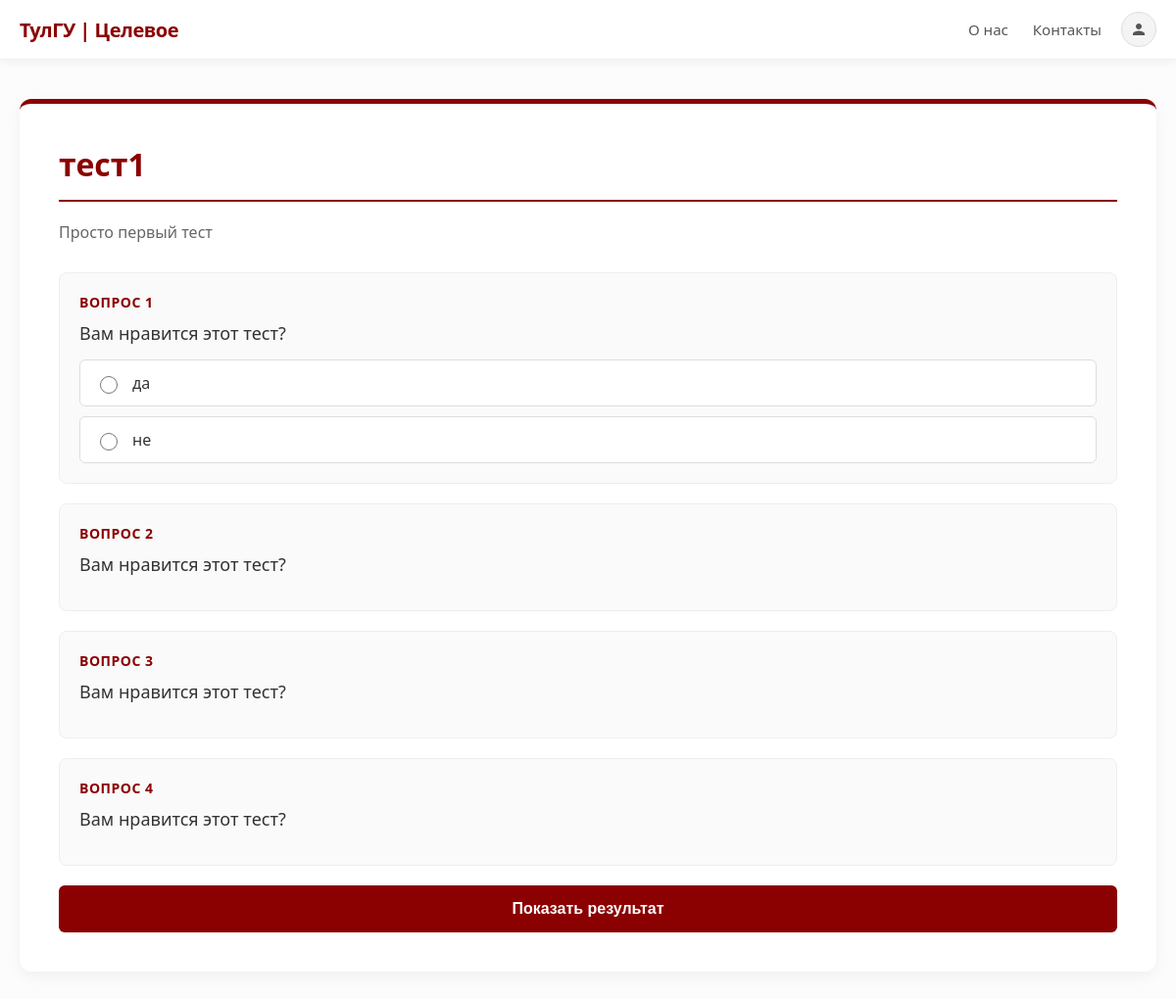
Before: /proftests/test1/ with the older database file.
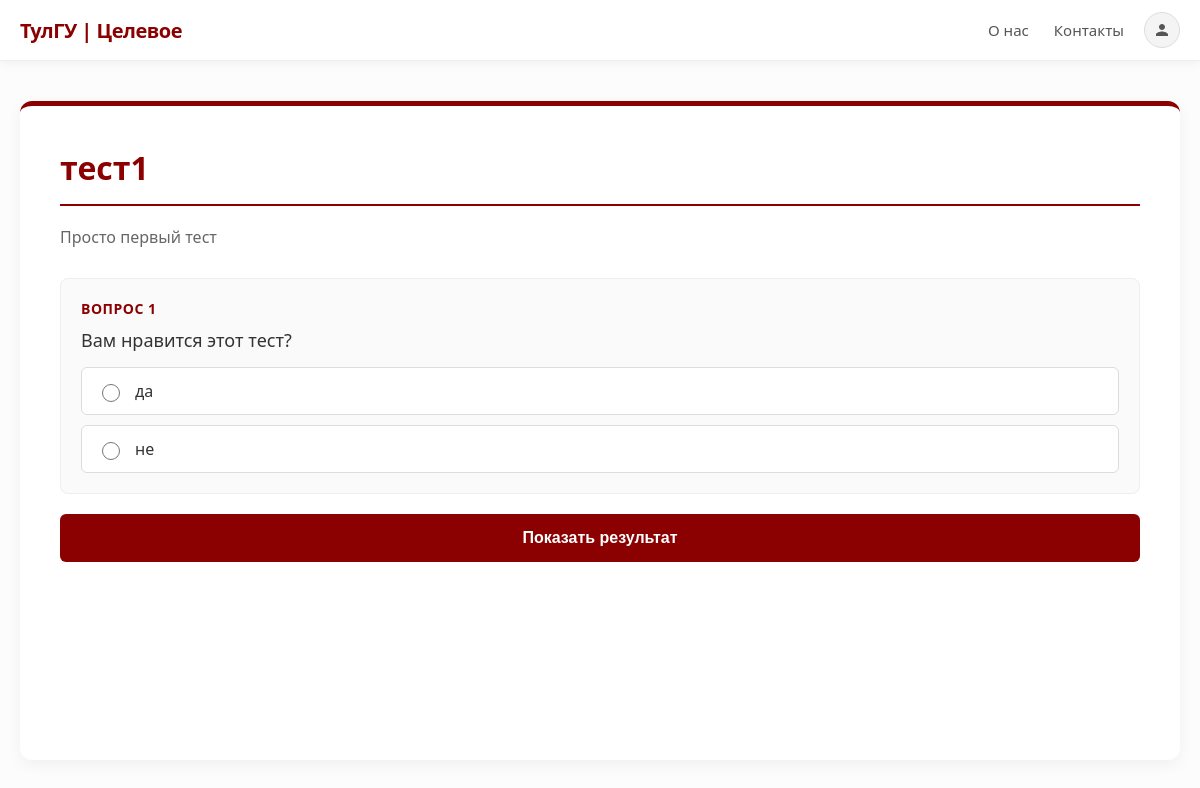
After: the same page with the newer database file.
### proftests/models.py (models this page shows, shortened)
class Test(models.Model):
    title = models.CharField('Название', max_length=200)
    slug = models.SlugField('URL', unique=True)
    description = models.TextField('Описание', blank=True)
    is_active = models.BooleanField('Активен', default=True)
    created_at = models.DateTimeField('Создан', auto_now_add=True)
    class Meta:
        verbose_name = 'Тест'
        verbose_name_plural = 'Тесты'

class Question(models.Model):
    test = models.ForeignKey(
        Test,
        on_delete=models.CASCADE,
        related_name='questions',
        verbose_name='Тест',
    )
    text = models.TextField('Текст вопроса')
    order = models.PositiveIntegerField('Порядок', default=0)
    class Meta:
        verbose_name = 'Вопрос'
        verbose_name_plural = 'Вопросы'
        ordering = ['order']

class AnswerOption(models.Model):
    question = models.ForeignKey(
        Question,
        on_delete=models.CASCADE,
        related_name='options',
        verbose_name='Вопрос',
    )
    text = models.CharField('Текст варианта', max_length=300)
    order = models.PositiveIntegerField('Порядок', default=0)
    class Meta:
        verbose_name = 'Вариант ответа'
        verbose_name_plural = 'Варианты ответов'
        ordering = ['order']

### proftests/views.py (the view, shortened to what this page needs)
# urls.py: path('<slug:slug>/', views.test_detail, name='test_detail'),
def test_detail(request, slug):
    test = get_object_or_404(Test, slug=slug, is_active=True)
    questions = test.questions.prefetch_related('options')
    result = None
    return render(request, 'proftests/test_detail.html', {
        'test': test,
        'questions': questions,
        'result': result,
    })

### proftests/templates/proftests/test_detail.html (shortened to what this page needs)
{% extends 'base.html' %}
{% block content %}
<div class="container" style="padding: 40px;">
    <h1 style="color: #8b0000; margin-top: 0; border-bottom: 2px solid #8b0000; padding-bottom: 15px; margin-bottom: 20px;">{{ test.title }}</h1>
    {% if test.description %}
    <div style="color: #666; margin-bottom: 30px; font-size: 16px;">{{ test.description }}</div>
    {% endif %}
    {% if result %}
        <h2 class="result-title">Ваши результаты</h2>
        <div style="color: #666; margin-bottom: 30px;">Направления, которые лучше всего подходят вам по ответам</div>
        <div style="margin-top: 20px;">
            {% for item in result %}
            <div class="result-row">
                <span class="result-name">{{ item.direction.name }}</span>
                <div class="result-bar">
                    <div class="result-bar-fill" data-percent="{{ item.percent }}"></div>
                </div>
                <span class="result-score">{{ item.score }} б.</span>
            </div>
            {% endfor %}
        </div>
        <div class="result-note">
            <span class="note-title">Что делать дальше</span>
            <p>Откройте карточки направлений на главной странице — там подробно описаны
            целевые места, проходные баллы и условия договора. Результат теста
            носит рекомендательный характер и не заменяет собственный выбор.</p>
        </div>
        <a href="{% url 'test_detail' test.slug %}" class="submit-btn result-again">Пройти тест заново</a>
    {% else %}
        <form method="post" class="test-form">
            {% for question in questions %}
            <div class="question-card">
                <div class="question-number">Вопрос {{ forloop.counter }}</div>
                <p class="question-text">{{ question.text }}</p>
                <div class="answers">
                    {% for option in question.options.all %}
                    <label class="answer-option">
                        <input type="radio" name="q{{ question.id }}" value="{{ option.id }}" required>
                        <span>{{ option.text }}</span>
                    </label>
                    {% endfor %}
                </div>
            </div>
            {% endfor %}
            <button type="submit" class="submit-btn">Показать результат</button>
        </form>
    {% endif %}
</div>
{% endblock %}

### main/templates/base.html (shortened to what this page needs)
<!DOCTYPE html>
<html lang="ru">
<head>
</head>
<body>
    <header class="site-header">
        <div class="header-container">
            <a href="/dashboard/" class="logo">ТулГУ | Целевое</a>
            <div class="header-right-group">
                <ul class="nav-menu">
                    <li><a href="/about/">О нас</a></li>
                    <li><a href="/contacts/">Контакты</a></li>
                </ul>
                {% if request.session.user_id %}
                    <a href="/profile/" class="profile-icon" title="Мой профиль">
                        <svg viewBox="0 0 24 24"><path d="M12 12c2.21 0 4-1.79 4-4s-1.79-4-4-4-4 1.79-4 4 1.79 4 4 4zm0 2c-2.67 0-8 1.34-8 4v2h16v-2c0-2.66-5.33-4-8-4z"/></svg>
                    </a>
                    <a href="/logout/" class="logout-btn-header">Выйти</a>
                {% else %}
                    <a href="/login/" class="profile-icon" title="Войти">
                        <svg viewBox="0 0 24 24"><path d="M12 12c2.21 0 4-1.79 4-4s-1.79-4-4-4-4 1.79-4 4 1.79 4 4 4zm0 2c-2.67 0-8 1.34-8 4v2h16v-2c0-2.66-5.33-4-8-4z"/></svg>
                    </a>
                {% endif %}
            </div>
        </div>
    </header>
    <div class="main-wrapper">
        {% block content %}
        {% endblock %}
    </div>
</body>
</html>

### main/templates/base.html (style rules this page uses)
* { box-sizing: border-box; }
body { font-family: 'Segoe UI', Tahoma, Geneva, Verdana, sans-serif; background-color: #fcfcfc; color: #333; margin: 0; padding: 0; display: flex; flex-direction: column; align-items: center; width: 100%; min-height: 100vh; }
.site-header { width: 100%; background-color: white; box-shadow: 0 2px 10px rgba(0,0,0,0.05); border-bottom: 1px solid #eee; position: sticky; top: 0; z-index: 100; }
.header-container { max-width: 1200px; margin: 0 auto; padding: 12px 20px; display: flex; justify-content: space-between; align-items: center; width: 100%; }
.logo { font-size: 20px; font-weight: 800; color: #8b0000; text-decoration: none; letter-spacing: -0.5px; }
.header-right-group { display: flex; align-items: center; gap: 20px; }
.nav-menu { display: flex; gap: 25px; list-style: none; margin: 0; padding: 0; }
.nav-menu a { text-decoration: none; color: #555; font-weight: 500; font-size: 15px; transition: color 0.3s ease; position: relative; }
.nav-menu a::after { content: ''; position: absolute; width: 0; height: 2px; bottom: -5px; left: 0; background-color: #8b0000; transition: width 0.3s ease; }
.profile-icon { display: flex; align-items: center; justify-content: center; width: 36px; height: 36px; background-color: #f4f4f4; border-radius: 50%; text-decoration: none; transition: all 0.3s ease; border: 1px solid #ddd; flex-shrink: 0; }
.profile-icon svg { width: 18px; height: 18px; fill: #555; transition: fill 0.3s ease; }
.main-wrapper { width: 100%; padding: 40px 20px; display: flex; justify-content: center; flex: 1; }
.container { max-width: 1200px; width: 100%; background: white; border-radius: 12px; box-shadow: 0 5px 15px rgba(0,0,0,0.05); overflow: hidden; border-top: 5px solid #8b0000; }

### proftests/templates/proftests/test_detail.html (style rules this page uses)
.question-card { background: #fafafa; border: 1px solid #eee; border-radius: 8px; padding: 20px; margin-bottom: 20px; }
.question-number { color: #8b0000; font-weight: bold; font-size: 14px; margin-bottom: 10px; text-transform: uppercase; letter-spacing: 0.5px; }
.question-text { font-size: 18px; color: #333; margin: 0 0 15px 0; font-weight: 500; }
.answers { display: flex; flex-direction: column; gap: 10px; }
.answer-option { display: flex; align-items: center; padding: 12px 15px; background: white; border: 1px solid #ddd; border-radius: 6px; cursor: pointer; transition: all 0.2s; }
.answer-option input[type="radio"] { margin-right: 15px; accent-color: #8b0000; width: 18px; height: 18px; cursor: pointer; }
.submit-btn { display: block; width: 100%; padding: 15px; background-color: #8b0000; color: white; border: none; border-radius: 6px; font-size: 16px; font-weight: bold; cursor: pointer; transition: background 0.3s; margin-top: 20px; text-align: center; text-decoration: none; }

Changed rows visible on the page:
removed Question: text "Вам нравится этот тест?"
removed Question: text "Вам нравится этот тест?"
removed Question: text "Вам нравится этот тест?"
